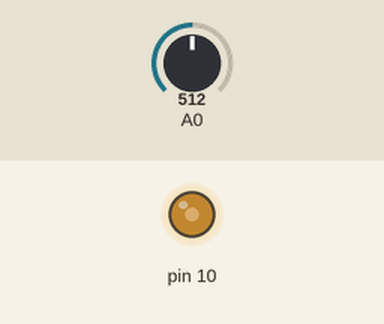
This sketch was run on a simulated Arduino Uno, built with avr-gcc and run on an emulated ATmega328P. Parts: output pins drawn as LEDs (lit = HIGH). Inputs (shaded band) come from the test bench; at power-on: A0 = 512.

Above: at 1.2 s.
1.3 s: A0 set to 716
At 1.9 s:
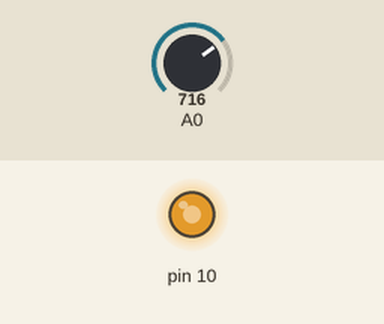
2.8 s: A0 set to 900
At 4.0 s:
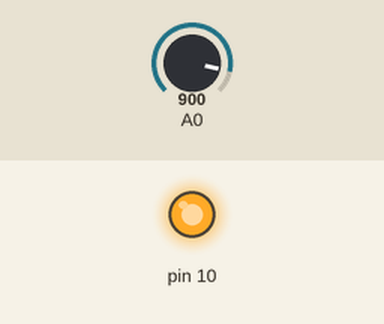
4.3 s: A0 set to 306
At 5.4 s:
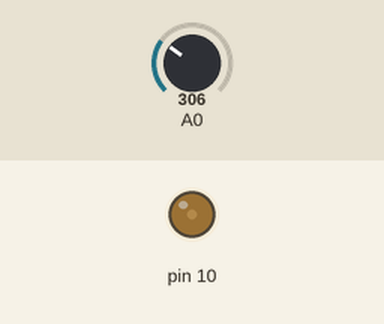
5.8 s: A0 set to 122
At 6.5 s:
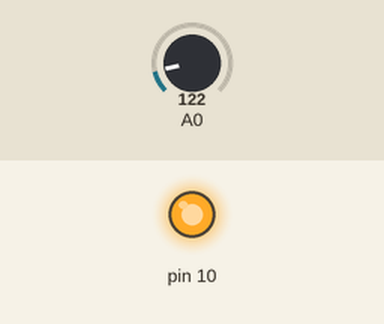
Timing chart, 0 to 8.3 s (numbered marks = the images above; inputs shaded):
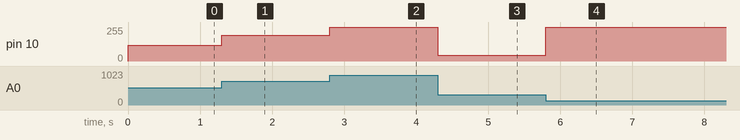

The sketch:

test_accelerator.ino
```cpp
void setup() {
  // put your setup code here, to run once:
pinMode(A0, INPUT);
pinMode(10, INPUT);
Serial.begin(9600);
}

void loop() {
  // put your main code here, to run repeatedly:
analogWrite(10, map(analogRead(A0), 185, 890, 0, 255));
}
```

Measured:
- after the input at 1.3 s, pin 10: 118/255 → 192/255 at once
- after the input at 2.8 s, pin 10: 192/255 → 255/255 at once
- after the input at 4.3 s, pin 10: 255/255 → 43/255 at once
- after the input at 5.8 s, pin 10: 43/255 → 255/255 at once
